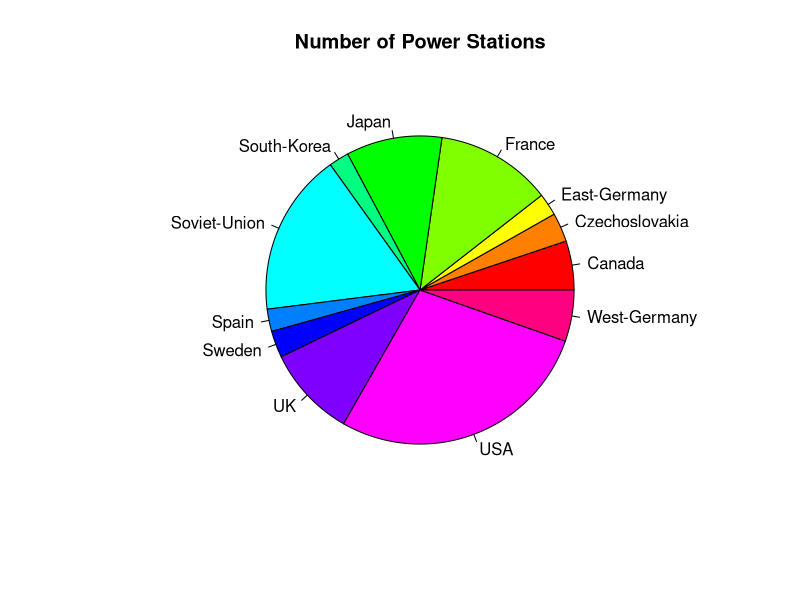
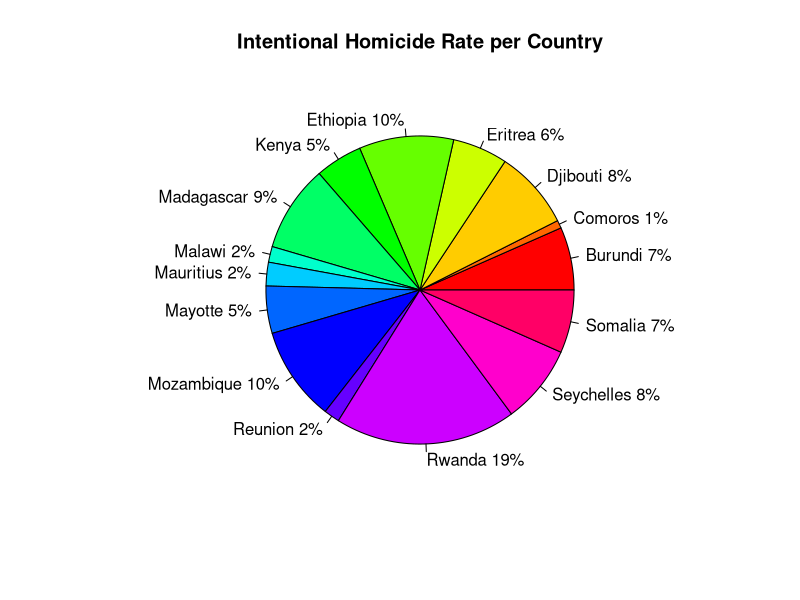
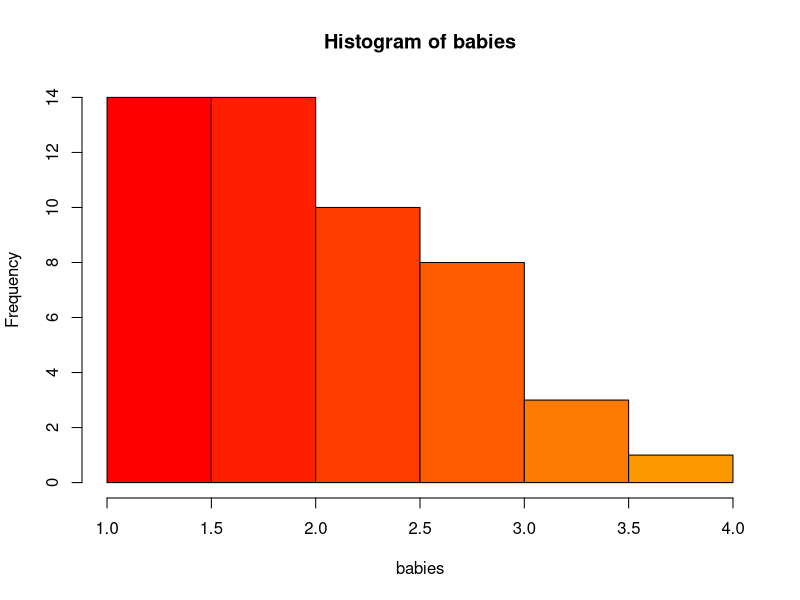

Recreate these plots in R, in order.
# its a good idea in R to set the working directory
# to where your data files are stored: use the setwd command

setwd("C:\\student\\data\\data")

nucl <- read.table ('nucl.dat')

# Summary of Max, Min, Mean and Median
summary (nucl$V2)

# Total number of power stations
sum (nucl$V2)

pie(nucl$V2, labels = nucl$V1, main="Number of Power Stations", col=rainbow(length(nucl$V1)))

# Lab
setwd("C:\\student\\data\\data")

homic <- read.table ('homic.dat')

slices <- homic$V2
lbls <- homic$V1
pct <- round(slices/sum(slices)*100)
lbls <- paste(lbls, pct) # add percents to labels 
lbls <- paste(lbls,"%",sep="") # ad % to labels 
pie(slices,labels = lbls, col=rainbow(length(lbls)),main="Intentional Homicide Rate per Country")

# 7 samples of rainfall - Continuous
# Number of cars on M50 on Friday (7 samples) - Discrete
# Height if students in EAA - Continuous
# Salry of recent comp grads - Discrete

# SIRD.dat - Birth weight of babies in kg (in some hospital)
# this data is continuous
setwd("C:\\student\\data\\data")

# read this file using the scan command
babies <- scan('SIRD.dat')

# complete summary 
summary (babies)
hist(babies, breaks=4, col=rainbow(length(babies)))